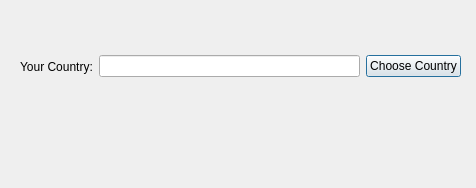
<?xml version="1.0" encoding="UTF-8"?>
<ui version="4.0">
 <class>Dialog</class>
 <widget class="QDialog" name="Dialog">
  <property name="geometry">
   <rect>
    <x>0</x>
    <y>0</y>
    <width>476</width>
    <height>188</height>
   </rect>
  </property>
  <property name="windowTitle">
   <string>Dialog</string>
  </property>
  <widget class="QWidget" name="">
   <property name="geometry">
    <rect>
     <x>20</x>
     <y>50</y>
     <width>441</width>
     <height>33</height>
    </rect>
   </property>
   <layout class="QHBoxLayout" name="horizontalLayout">
    <item>
     <widget class="QLabel" name="label">
      <property name="text">
       <string>Your Country:</string>
      </property>
     </widget>
    </item>
    <item>
     <widget class="QLineEdit" name="lineEditCountry"/>
    </item>
    <item>
     <widget class="QPushButton" name="pushButtonCountry">
      <property name="text">
       <string>Choose Country</string>
      </property>
     </widget>
    </item>
   </layout>
  </widget>
 </widget>
 <resources/>
 <connections/>
</ui>
